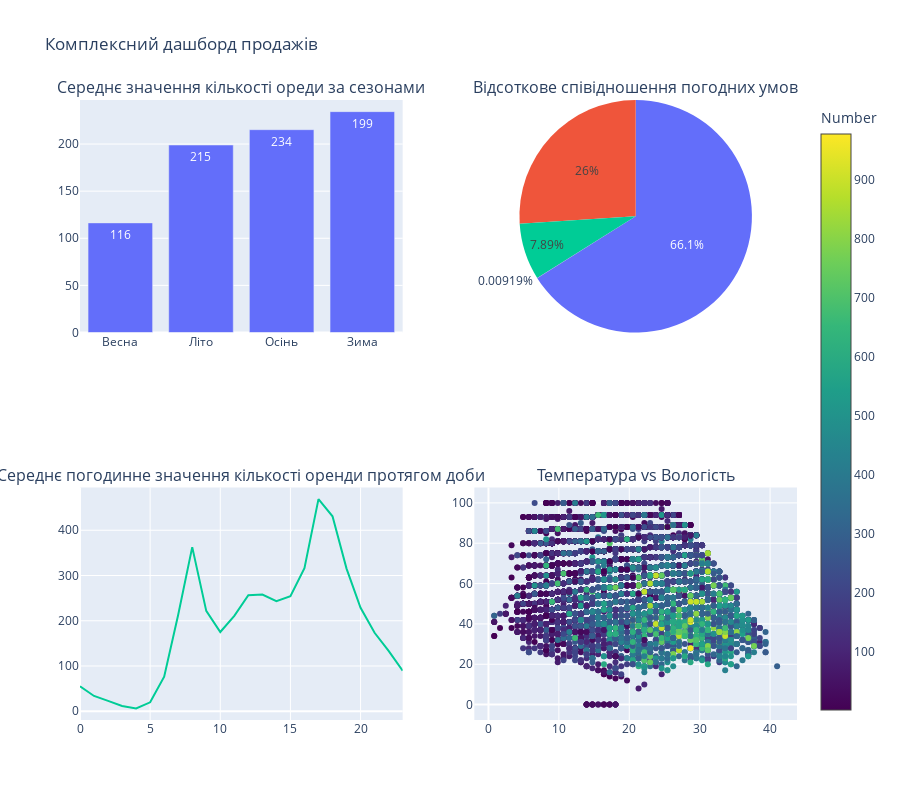

Notebook code cell kept with this figure:
### Markdown cell above
## Завдання 6: Експорт та збереження інтерактивних графіків

**Завдання:**
Збережіть побудований раніше дашборд в формат HTML. Також змініть вручну щось на дашборді (зум, виділення частини графіку) і збережіть його як статичне зображення через іконку фотоапарату у формат PNG. Завантажте файли з дашбордом у HTML та PNG (або посилання на них на github) разом з посиланням на цей ноутбук при здачі ДЗ.

### Code cell
fig = make_subplots(
    rows=2, cols=2,
    specs=[[ {'type':'xy'}, {'type':'domain'}],
           [ {'type':'xy'}, {'type':'xy'}]
    ],
    subplot_titles=('Середнє значення кількості ореди за сезонами', 'Відсоткове співідношення погодних умов',
                    'Середнє погодинне значення кількості оренди протягом доби', 'Температура vs Вологість')
)

# Графік 1: 
fig.add_trace(
    go.Bar(
        x=df['season_name'].unique(),
        y=df.groupby('season_name')['count'].mean(),
        text=round(df.groupby('season')['count'].mean(),0),
        name='season_name',
        hovertemplate='Number: %{y:.0f}<br>Season: %{x}<extra></extra>'
    ),
    row=1, col=1
)

# Графік 2: 
fig.add_trace(
    go.Pie(
        labels=['Ясно', 'Туман', 'Легкий дощ', 'Сильний дощ'],
        values=df['weather'].value_counts(),
        name='weather',
        # hovertemplate='Weather: %{x}<br>Percent: %{y}<extra></extra>'
    ),
    row=1, col=2
)

# Графік 3: 
fig.add_trace(
    go.Scatter(
        x=df['hour'].unique(),
        y=df.groupby('hour')['count'].mean(),
        mode='lines',
        name='hour',
        hovertemplate='Hour: %{x}<br>Number: %{y:.0f}<extra></extra>'
    ),
    row=2, col=1
)
# fig.update_xaxes(tickmode='array', tickvals=df['hour'].unique())
# Графік 4: 
fig.add_trace(
    go.Scatter(
        x=df['temp'],
        y=df['humidity'],
        mode='markers',
        # showlegend=False,
        marker=dict(
            color=df['count'],
            colorscale='viridis',
            colorbar=dict(title='Number')
        ),
        hovertemplate=(
            'Temperature: %{x}<br>'
            'Humidity: %{y}<br>'
            'Number: %{marker.color:.0f}<extra></extra>'
        )
    ),
    row=2, col=2
)

fig.update_layout(
    height=800,
    showlegend=False,
    title_text="Комплексний дашборд продажів"
)
# Зберегти як HTML
fig.write_html("dashboard.html")
fig.show()

### Figure 1 — Plotly figure (JSON) as saved in the notebook; plotly's stock layout.template omitted (floating-point values rounded to 4 significant figures; data arrays with more than 128 entries replaced by an {"elided": "..."} marker saying what was removed)
{"data": [{"hovertemplate": "Number: %{y:.0f}<br>Season: %{x}<extra></extra>", "name": "season_name", "text": [116.0, 215.0, 234.0, 199.0], "type": "bar", "x": ["Весна", "Літо", "Осінь", "Зима"], "xaxis": "x", "y": [116.3, 199.0, 215.3, 234.4], "yaxis": "y"}, {"domain": {"x": [0.55, 1], "y": [0.625, 1]}, "labels": ["Ясно", "Туман", "Легкий дощ", "Сильний дощ"], "name": "weather", "type": "pie", "values": [7192, 2834, 859, 1]}, {"hovertemplate": "Hour: %{x}<br>Number: %{y:.0f}<extra></extra>", "mode": "lines", "name": "hour", "type": "scatter", "x": [0, 1, 2, 3, 4, 5, 6, 7, 8, 9, 10, 11, 12, 13, 14, 15, 16, 17, 18, 19, 20, 21, 22, 23], "xaxis": "x2", "y": [55.14, 33.86, 22.9, 11.76, 6.407, 19.77, 76.26, 213.1, 362.8, 221.8, 175.1, 210.7, 256.5, 257.8, 243.4, 254.3, 316.4, 468.8, 430.9, 315.3, 228.5, 173.4, 133.6, 89.51], "yaxis": "y2"}, {"hovertemplate": "Temperature: %{x}<br>Humidity: %{y}<br>Number: %{marker.color:.0f}<extra></extra>", "marker": {"color": {"elided": "10886 int values"}, "colorbar": {"title": {"text": "Number"}}, "colorscale": [[0, "#440154"], [0.1111, "#482878"], [0.2222, "#3e4989"], [0.3333, "#31688e"], [0.4444, "#26828e"], [0.5556, "#1f9e89"], [0.6667, "#35b779"], [0.7778, "#6ece58"], [0.8889, "#b5de2b"], [1, "#fde725"]]}, "mode": "markers", "type": "scatter", "x": {"elided": "10886 float values"}, "xaxis": "x3", "y": {"elided": "10886 int values"}, "yaxis": "y3"}], "layout": {"annotations": [{"font": {"size": 16}, "showarrow": false, "text": "Середнє значення кількості ореди за сезонами", "x": 0.225, "xanchor": "center", "xref": "paper", "y": 1, "yanchor": "bottom", "yref": "paper"}, {"font": {"size": 16}, "showarrow": false, "text": "Відсоткове співідношення погодних умов", "x": 0.775, "xanchor": "center", "xref": "paper", "y": 1, "yanchor": "bottom", "yref": "paper"}, {"font": {"size": 16}, "showarrow": false, "text": "Середнє погодинне значення кількості оренди протягом доби", "x": 0.225, "xanchor": "center", "xref": "paper", "y": 0.375, "yanchor": "bottom", "yref": "paper"}, {"font": {"size": 16}, "showarrow": false, "text": "Температура vs Вологість", "x": 0.775, "xanchor": "center", "xref": "paper", "y": 0.375, "yanchor": "bottom", "yref": "paper"}], "height": 800, "showlegend": false, "title": {"text": "Комплексний дашборд продажів"}, "xaxis": {"anchor": "y", "domain": [0, 0.45]}, "xaxis2": {"anchor": "y2", "domain": [0, 0.45]}, "xaxis3": {"anchor": "y3", "domain": [0.55, 1]}, "yaxis": {"anchor": "x", "domain": [0.625, 1]}, "yaxis2": {"anchor": "x2", "domain": [0, 0.375]}, "yaxis3": {"anchor": "x3", "domain": [0, 0.375]}}}
